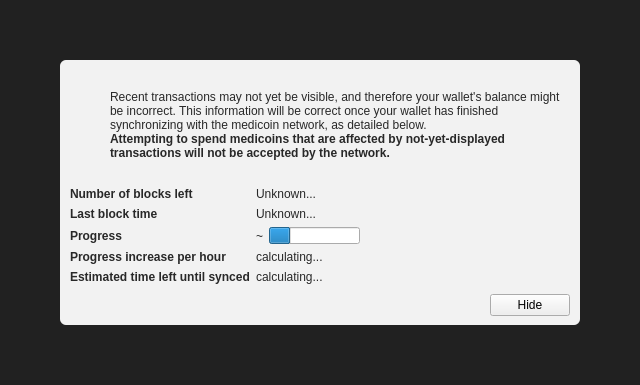
<?xml version="1.0" encoding="UTF-8"?>
<ui version="4.0">
 <class>ModalOverlay</class>
 <widget class="ModalOverlay" name="ModalOverlay">
  <property name="geometry">
   <rect>
    <x>0</x>
    <y>0</y>
    <width>640</width>
    <height>385</height>
   </rect>
  </property>
  <property name="windowTitle">
   <string>Form</string>
  </property>
  <layout class="QVBoxLayout" name="verticalLayout" stretch="0">
   <property name="sizeConstraint">
    <enum>QLayout::SetDefaultConstraint</enum>
   </property>
   <property name="leftMargin">
    <number>0</number>
   </property>
   <property name="topMargin">
    <number>0</number>
   </property>
   <property name="rightMargin">
    <number>0</number>
   </property>
   <property name="bottomMargin">
    <number>0</number>
   </property>
   <item>
    <widget class="QWidget" name="bgWidget" native="true">
     <property name="styleSheet">
      <string notr="true">#bgWidget { background: rgba(0,0,0,220); }</string>
     </property>
     <layout class="QVBoxLayout" name="verticalLayoutMain" stretch="1">
      <property name="leftMargin">
       <number>60</number>
      </property>
      <property name="topMargin">
       <number>60</number>
      </property>
      <property name="rightMargin">
       <number>60</number>
      </property>
      <property name="bottomMargin">
       <number>60</number>
      </property>
      <item>
       <widget class="QWidget" name="contentWidget" native="true">
        <property name="styleSheet">
         <string notr="true">#contentWidget { background: rgba(255,255,255,240); border-radius: 6px; }

QLabel { color: rgb(40,40,40);  }</string>
        </property>
        <layout class="QVBoxLayout" name="verticalLayoutSub" stretch="1,0,0,0">
         <property name="spacing">
          <number>0</number>
         </property>
         <property name="leftMargin">
          <number>10</number>
         </property>
         <property name="topMargin">
          <number>10</number>
         </property>
         <property name="rightMargin">
          <number>10</number>
         </property>
         <property name="bottomMargin">
          <number>10</number>
         </property>
         <item>
          <layout class="QHBoxLayout" name="horizontalLayoutIconText" stretch="0,1">
           <property name="topMargin">
            <number>20</number>
           </property>
           <item>
            <layout class="QVBoxLayout" name="verticalLayoutIcon">
             <property name="leftMargin">
              <number>0</number>
             </property>
             <item>
              <widget class="QPushButton" name="warningIcon">
               <property name="enabled">
                <bool>false</bool>
               </property>
               <property name="text">
                <string/>
               </property>
               <property name="icon">
                <iconset>
                 <normaloff>:/icons/warning</normaloff>
                 <disabledoff>:/icons/warning</disabledoff>:/icons/warning</iconset>
               </property>
               <property name="iconSize">
                <size>
                 <width>48</width>
                 <height>48</height>
                </size>
               </property>
               <property name="flat">
                <bool>true</bool>
               </property>
              </widget>
             </item>
             <item>
              <spacer name="verticalSpacerWarningIcon">
               <property name="orientation">
                <enum>Qt::Vertical</enum>
               </property>
               <property name="sizeHint" stdset="0">
                <size>
                 <width>20</width>
                 <height>40</height>
                </size>
               </property>
              </spacer>
             </item>
            </layout>
           </item>
           <item>
            <layout class="QVBoxLayout" name="verticalLayoutInfoText">
             <property name="leftMargin">
              <number>0</number>
             </property>
             <property name="topMargin">
              <number>0</number>
             </property>
             <item>
              <widget class="QLabel" name="infoText">
               <property name="text">
                <string>Recent transactions may not yet be visible, and therefore your wallet's balance might be incorrect. This information will be correct once your wallet has finished synchronizing with the medicoin network, as detailed below.</string>
               </property>
               <property name="textFormat">
                <enum>Qt::RichText</enum>
               </property>
               <property name="wordWrap">
                <bool>true</bool>
               </property>
              </widget>
             </item>
             <item>
              <widget class="QLabel" name="infoTextStrong">
               <property name="font">
                <font>
                 <weight>75</weight>
                 <bold>true</bold>
                </font>
               </property>
               <property name="text">
                <string>Attempting to spend medicoins that are affected by not-yet-displayed transactions will not be accepted by the network.</string>
               </property>
               <property name="textFormat">
                <enum>Qt::RichText</enum>
               </property>
               <property name="wordWrap">
                <bool>true</bool>
               </property>
              </widget>
             </item>
             <item>
              <spacer name="verticalSpacerInTextSpace">
               <property name="orientation">
                <enum>Qt::Vertical</enum>
               </property>
               <property name="sizeHint" stdset="0">
                <size>
                 <width>20</width>
                 <height>40</height>
                </size>
               </property>
              </spacer>
             </item>
            </layout>
           </item>
          </layout>
         </item>
         <item>
          <spacer name="verticalSpacerAfterText">
           <property name="orientation">
            <enum>Qt::Vertical</enum>
           </property>
           <property name="sizeHint" stdset="0">
            <size>
             <width>20</width>
             <height>40</height>
            </size>
           </property>
          </spacer>
         </item>
         <item>
          <layout class="QFormLayout" name="formLayout">
           <property name="fieldGrowthPolicy">
            <enum>QFormLayout::FieldsStayAtSizeHint</enum>
           </property>
           <property name="horizontalSpacing">
            <number>6</number>
           </property>
           <property name="verticalSpacing">
            <number>6</number>
           </property>
           <property name="topMargin">
            <number>10</number>
           </property>
           <item row="0" column="0">
            <widget class="QLabel" name="labelNumberOfBlocksLeft">
             <property name="font">
              <font>
               <weight>75</weight>
               <bold>true</bold>
              </font>
             </property>
             <property name="text">
              <string>Number of blocks left</string>
             </property>
            </widget>
           </item>
           <item row="0" column="1">
            <widget class="QLabel" name="numberOfBlocksLeft">
             <property name="text">
              <string>Unknown...</string>
             </property>
            </widget>
           </item>
           <item row="1" column="0">
            <widget class="QLabel" name="labelLastBlockTime">
             <property name="font">
              <font>
               <weight>75</weight>
               <bold>true</bold>
              </font>
             </property>
             <property name="text">
              <string>Last block time</string>
             </property>
            </widget>
           </item>
           <item row="1" column="1">
            <widget class="QLabel" name="newestBlockDate">
             <property name="sizePolicy">
              <sizepolicy hsizetype="Maximum" vsizetype="Preferred">
               <horstretch>0</horstretch>
               <verstretch>0</verstretch>
              </sizepolicy>
             </property>
             <property name="text">
              <string>Unknown...</string>
             </property>
            </widget>
           </item>
           <item row="2" column="0">
            <widget class="QLabel" name="labelSyncDone">
             <property name="font">
              <font>
               <weight>75</weight>
               <bold>true</bold>
              </font>
             </property>
             <property name="text">
              <string>Progress</string>
             </property>
            </widget>
           </item>
           <item row="2" column="1">
            <layout class="QHBoxLayout" name="horizontalLayoutSync" stretch="0,1">
             <item>
              <widget class="QLabel" name="percentageProgress">
               <property name="text">
                <string notr="true">~</string>
               </property>
              </widget>
             </item>
             <item>
              <widget class="QProgressBar" name="progressBar">
               <property name="value">
                <number>24</number>
               </property>
               <property name="format">
                <string/>
               </property>
              </widget>
             </item>
            </layout>
           </item>
           <item row="4" column="0">
            <widget class="QLabel" name="labelProgressIncrease">
             <property name="font">
              <font>
               <weight>75</weight>
               <bold>true</bold>
              </font>
             </property>
             <property name="text">
              <string>Progress increase per hour</string>
             </property>
            </widget>
           </item>
           <item row="4" column="1">
            <widget class="QLabel" name="progressIncreasePerH">
             <property name="text">
              <string>calculating...</string>
             </property>
            </widget>
           </item>
           <item row="5" column="0">
            <widget class="QLabel" name="labelEstimatedTimeLeft">
             <property name="font">
              <font>
               <weight>75</weight>
               <bold>true</bold>
              </font>
             </property>
             <property name="text">
              <string>Estimated time left until synced</string>
             </property>
            </widget>
           </item>
           <item row="5" column="1">
            <widget class="QLabel" name="expectedTimeLeft">
             <property name="text">
              <string>calculating...</string>
             </property>
            </widget>
           </item>
          </layout>
         </item>
         <item>
          <layout class="QHBoxLayout" name="horizontalLayoutButtons">
           <property name="leftMargin">
            <number>10</number>
           </property>
           <property name="topMargin">
            <number>10</number>
           </property>
           <item>
            <spacer name="horizontalSpacer">
             <property name="orientation">
              <enum>Qt::Horizontal</enum>
             </property>
             <property name="sizeHint" stdset="0">
              <size>
               <width>40</width>
               <height>20</height>
              </size>
             </property>
            </spacer>
           </item>
           <item>
            <widget class="QPushButton" name="closeButton">
             <property name="text">
              <string>Hide</string>
             </property>
            </widget>
           </item>
          </layout>
         </item>
        </layout>
       </widget>
      </item>
     </layout>
    </widget>
   </item>
  </layout>
 </widget>
 <customwidgets>
  <customwidget>
   <class>ModalOverlay</class>
   <extends>QWidget</extends>
   <header>modaloverlay.h</header>
   <container>1</container>
  </customwidget>
 </customwidgets>
 <resources/>
 <connections/>
</ui>
